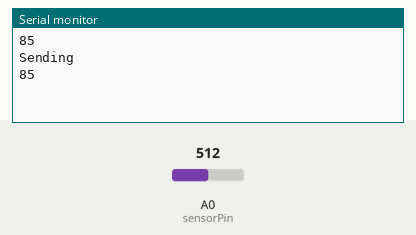
This sketch was run on a simulated ESP8266 (NodeMCU). Shown: the last lines printed to the serial monitor. Inputs (shaded band) come from the test bench; at power-on: A0 (sensorPin) = 512. WiFi joins after 1.5 s; servers stay silent unless stated.

Above: at 1.9 s.
2.0 s: A0 (sensorPin) set to 610
At 3.1 s:
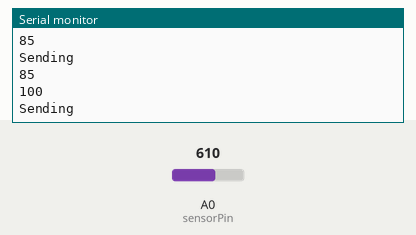
3.5 s: A0 (sensorPin) set to 590
At 5.1 s:
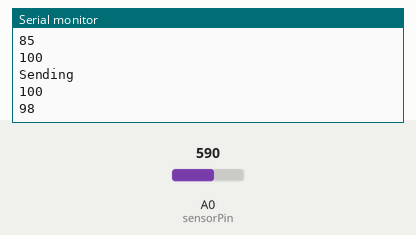
Timing chart, 0 to 6.6 s (numbered marks = the images above; inputs shaded):
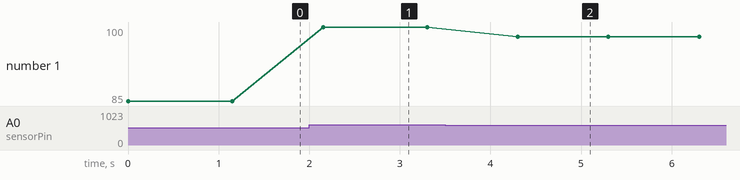

The sketch:

esp8266.ino
```cpp
#include <Wire.h>
#include "FirebaseESP8266.h"
#include <ESP8266WiFi.h>

char FIREBASE_AUTH [] = "AIzaSyDw8-WxV_7fmB320LDZdeuVtllguiPFfCY"; // Your Firebase Web API Key
char FIREBASE_HOST [] = "https://awesome-garden-default-rtdb.firebaseio.com"; // Your Firebase Host URL
char WIFI_SSID [] = "Charming";     // Your WIFI SSID
char WIFI_PASSWORD [] = "arshad786"; // Your WIFI Password
const int sensorPin = A0;
const int threshold = 5;
int previousValue = 0;

FirebaseData firebaseData;

void setup(){
  Serial.begin(115200);
  WiFi.begin(WIFI_SSID, WIFI_PASSWORD);
  Firebase.begin(FIREBASE_HOST, FIREBASE_AUTH);
}

void loop(){
  int sensorValue = analogRead(sensorPin);

  if(sensorValue >= 600){
    sensorValue = 600;
  }
  int result = sensorValue * 100 / 600;
  Serial.println(result);

  if (abs(result - previousValue) >= threshold) {
    Serial.println("Sending");
    Firebase.setString(firebaseData, "/data", String(result));
    previousValue = result; // Update the previous value
  }


  delay(1000);
}
```

Measured:
- after the input at 2.0 s, the serial monitor: prints a new line after 0.15 s (image 1)
- after the input at 3.5 s, the serial monitor: prints a new line after 0.80 s (image 2)
- plotted number 1: 85 → 100 after the input at 2.0 s, 100 → 98 after the input at 3.5 s
